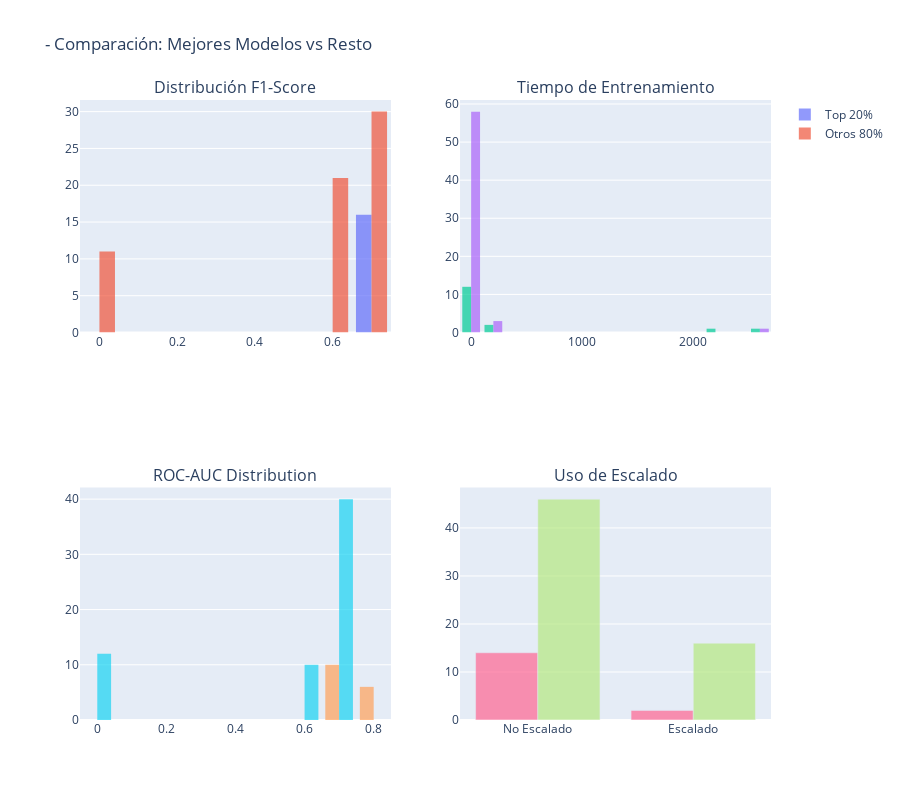

The notebook cell saved with this chart:
### Markdown cell above
## Análisis de Patrones y Recomendaciones

Identifico patrones en los mejores modelos y genero recomendaciones.

### Code cell
# Análisis de patrones en mejores modelos
print("\nANÁLISIS DE PATRONES EN MEJORES MODELOS")
print("="*70)

# Top 20% de modelos
threshold_top = df_completo['F1_Score'].quantile(0.8)
mejores_modelos = df_completo[df_completo['F1_Score'] >= threshold_top]

print(f"Analizando top {len(mejores_modelos)} modelos (F1 >= {threshold_top:.4f})")

# Patrones por categoría
print("\n- Distribución de mejores modelos por categoría:")
distribucion_mejores = mejores_modelos['Categoria'].value_counts()
for categoria, count in distribucion_mejores.items():
    porcentaje = (count / len(mejores_modelos)) * 100
    print(f"   {categoria}: {count} modelos ({porcentaje:.1f}%)")

# Características comunes de mejores modelos
print("\n- Características comunes de mejores modelos:")
print(f"   Usan escalado: {mejores_modelos['Usar_Escalado'].mean()*100:.1f}%")
print(f"   Tiempo promedio: {mejores_modelos['Tiempo_Entrenamiento'].mean():.3f}s")
print(f"   ROC-AUC promedio: {mejores_modelos['ROC_AUC'].mean():.4f}")

# Comparar con modelos regulares
otros_modelos = df_completo[df_completo['F1_Score'] < threshold_top]
print(f"\n- Comparación con otros modelos:")
print(f"   Mejores - Tiempo promedio: {mejores_modelos['Tiempo_Entrenamiento'].mean():.3f}s")
print(f"   Otros - Tiempo promedio: {otros_modelos['Tiempo_Entrenamiento'].mean():.3f}s")
print(f"   Mejores - Usan escalado: {mejores_modelos['Usar_Escalado'].mean()*100:.1f}%")
print(f"   Otros - Usan escalado: {otros_modelos['Usar_Escalado'].mean()*100:.1f}%")

# Gráfica de comparación
fig_comparison = make_subplots(
    rows=2, cols=2,
    subplot_titles=[
        'Distribución F1-Score',
        'Tiempo de Entrenamiento', 
        'ROC-AUC Distribution',
        'Uso de Escalado'
    ]
)

# F1-Score distribution
fig_comparison.add_trace(
    go.Histogram(x=mejores_modelos['F1_Score'], name='Top 20%', opacity=0.7),
    row=1, col=1
)
fig_comparison.add_trace(
    go.Histogram(x=otros_modelos['F1_Score'], name='Otros 80%', opacity=0.7),
    row=1, col=1
)

# Tiempo distribution  
fig_comparison.add_trace(
    go.Histogram(x=mejores_modelos['Tiempo_Entrenamiento'], name='Top 20%', opacity=0.7, showlegend=False),
    row=1, col=2
)
fig_comparison.add_trace(
    go.Histogram(x=otros_modelos['Tiempo_Entrenamiento'], name='Otros 80%', opacity=0.7, showlegend=False),
    row=1, col=2
)

# ROC-AUC distribution
fig_comparison.add_trace(
    go.Histogram(x=mejores_modelos['ROC_AUC'], name='Top 20%', opacity=0.7, showlegend=False),
    row=2, col=1
)
fig_comparison.add_trace(
    go.Histogram(x=otros_modelos['ROC_AUC'], name='Otros 80%', opacity=0.7, showlegend=False),
    row=2, col=1
)

# Uso de escalado
escalado_mejores = mejores_modelos['Usar_Escalado'].value_counts()
escalado_otros = otros_modelos['Usar_Escalado'].value_counts()

fig_comparison.add_trace(
    go.Bar(x=['No Escalado', 'Escalado'], y=[escalado_mejores.get(False, 0), escalado_mejores.get(True, 0)], 
           name='Top 20%', opacity=0.7, showlegend=False),
    row=2, col=2
)
fig_comparison.add_trace(
    go.Bar(x=['No Escalado', 'Escalado'], y=[escalado_otros.get(False, 0), escalado_otros.get(True, 0)], 
           name='Otros 80%', opacity=0.7, showlegend=False),
    row=2, col=2
)

fig_comparison.update_layout(
    height=800,
    title_text='- Comparación: Mejores Modelos vs Resto'
)

fig_comparison.show()

### Figure 1 — Plotly figure (JSON) as saved in the notebook; plotly's stock layout.template omitted (floating-point values rounded to 4 significant figures)
{"data": [{"name": "Top 20%", "opacity": 0.7, "type": "histogram", "x": [0.6894, 0.6873, 0.6813, 0.6956, 0.6902, 0.6839, 0.6858, 0.6849, 0.6869, 0.6816, 0.6918, 0.6896, 0.6838, 0.6821, 0.6823, 0.6822], "xaxis": "x", "yaxis": "y"}, {"name": "Otros 80%", "opacity": 0.7, "type": "histogram", "x": [0.0, 0.0, 0.0, 0.0, 0.0, 0.0, 0.0, 0.0, 0.0, 0.0, 0.0, 0.6807, 0.6548, 0.6548, 0.655, 0.6546, 0.6552, 0.6548, 0.6547, 0.6547, 0.6545, 0.6554, 0.65, 0.6447, 0.6416, 0.6475, 0.6549, 0.5717, 0.5745, 0.572, 0.5642, 0.5686, 0.587, 0.6582, 0.6791, 0.6798, 0.6518, 0.655, 0.6561, 0.6546, 0.6606, 0.6539, 0.6636, 0.6691, 0.6665, 0.6537, 0.6481, 0.634, 0.6661, 0.6595, 0.6665, 0.6167, 0.6494, 0.624, 0.637, 0.6162, 0.6309, 0.629, 0.6093, 0.6547, 0.6536, 0.6346], "xaxis": "x", "yaxis": "y"}, {"name": "Top 20%", "opacity": 0.7, "showlegend": false, "type": "histogram", "x": [99.54, 2528.0, 58.32, 46.93, 45.57, 205.8, 79.41, 64.49, 77.37, 182.9, 36.8, 2229.0, 61.85, 0.1635, 0.1665, 1.073], "xaxis": "x2", "yaxis": "y2"}, {"name": "Otros 80%", "opacity": 0.7, "showlegend": false, "type": "histogram", "x": [0.9268, 1.584, 1.807, 0.9543, 1.391, 2.926, 4.372, 0.0, 0.0, 45.32, 6.286, 37.78, 17.17, 19.13, 13.17, 2510.0, 251.9, 2.041, 0.1014, 0.1475, 0.2146, 1.966, 1.571, 1.65, 1.447, 1.933, 1.585, 0.4257, 0.4353, 0.5041, 0.2759, 0.3174, 0.9163, 113.4, 19.94, 3.089, 22.47, 22.54, 4.841, 29.97, 2.188, 3.126, 3.584, 59.81, 5.257, 0.08581, 0.09218, 0.1678, 0.1045, 194.0, 0.06415, 0.1294, 0.0287, 0.02093, 2.757, 4.724, 3.812, 4.145, 0.1675, 0.8807, 0.4254, 31.84], "xaxis": "x2", "yaxis": "y2"}, {"name": "Top 20%", "opacity": 0.7, "showlegend": false, "type": "histogram", "x": [0.7436, 0.7447, 0.7442, 0.7504, 0.752, 0.7499, 0.758, 0.7541, 0.7522, 0.7414, 0.7551, 0.707, 0.7478, 0.6574, 0.6528, 0.6729], "xaxis": "x3", "yaxis": "y3"}, {"name": "Otros 80%", "opacity": 0.7, "showlegend": false, "type": "histogram", "x": [0.0, 0.0, 0.0, 0.0, 0.0, 0.0, 0.0, 0.0, 0.0, 0.0, 0.0, 0.7451, 0.6915, 0.6915, 0.6914, 0.6915, 0.6913, 0.6915, 0.6901, 0.6901, 0.6901, 0.69, 0.6768, 0.675, 0.6811, 0.6818, 0.6914, 0.5687, 0.5714, 0.5694, 0.5784, 0.5935, 0.6113, 0.0, 0.742, 0.6799, 0.7109, 0.6914, 0.7125, 0.6492, 0.696, 0.6856, 0.7086, 0.7255, 0.7282, 0.7006, 0.6873, 0.7193, 0.7238, 0.7175, 0.7308, 0.6474, 0.6601, 0.6601, 0.6843, 0.6449, 0.6861, 0.6761, 0.6307, 0.6901, 0.6884, 0.6761], "xaxis": "x3", "yaxis": "y3"}, {"name": "Top 20%", "opacity": 0.7, "showlegend": false, "type": "bar", "x": ["No Escalado", "Escalado"], "xaxis": "x4", "y": [14, 2], "yaxis": "y4"}, {"name": "Otros 80%", "opacity": 0.7, "showlegend": false, "type": "bar", "x": ["No Escalado", "Escalado"], "xaxis": "x4", "y": [46, 16], "yaxis": "y4"}], "layout": {"annotations": [{"font": {"size": 16}, "showarrow": false, "text": "Distribución F1-Score", "x": 0.225, "xanchor": "center", "xref": "paper", "y": 1, "yanchor": "bottom", "yref": "paper"}, {"font": {"size": 16}, "showarrow": false, "text": "Tiempo de Entrenamiento", "x": 0.775, "xanchor": "center", "xref": "paper", "y": 1, "yanchor": "bottom", "yref": "paper"}, {"font": {"size": 16}, "showarrow": false, "text": "ROC-AUC Distribution", "x": 0.225, "xanchor": "center", "xref": "paper", "y": 0.375, "yanchor": "bottom", "yref": "paper"}, {"font": {"size": 16}, "showarrow": false, "text": "Uso de Escalado", "x": 0.775, "xanchor": "center", "xref": "paper", "y": 0.375, "yanchor": "bottom", "yref": "paper"}], "height": 800, "title": {"text": "- Comparación: Mejores Modelos vs Resto"}, "xaxis": {"anchor": "y", "domain": [0, 0.45]}, "xaxis2": {"anchor": "y2", "domain": [0.55, 1]}, "xaxis3": {"anchor": "y3", "domain": [0, 0.45]}, "xaxis4": {"anchor": "y4", "domain": [0.55, 1]}, "yaxis": {"anchor": "x", "domain": [0.625, 1]}, "yaxis2": {"anchor": "x2", "domain": [0.625, 1]}, "yaxis3": {"anchor": "x3", "domain": [0, 0.375]}, "yaxis4": {"anchor": "x4", "domain": [0, 0.375]}}}
